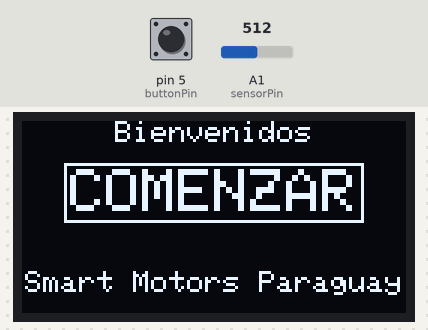
Recording of a sketch running on a simulated Arduino Uno, built with avr-gcc and run on an emulated ATmega328P. Shown: 128×64 one-colour display. The inputs (shaded band) are chosen by the test bench; at power-on: A1 (sensorPin) = 512, pin 5 (buttonPin) HIGH. The display library's start-up logo is not drawn.

Above: at 2.1 s.
At 5.2 s:
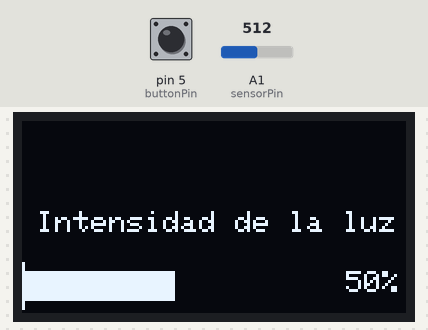
5.3 s: A1 (sensorPin) set to 716
At 5.9 s:
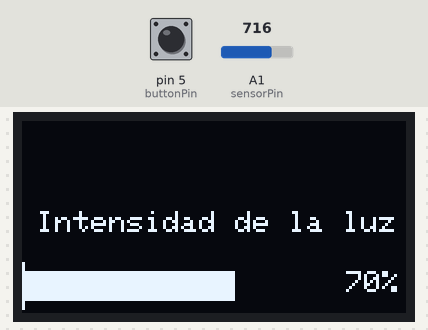
6.9 s: A1 (sensorPin) set to 900
At 8.0 s:
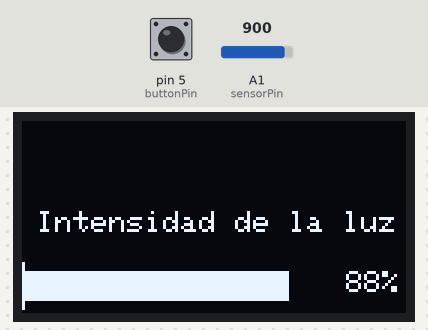
8.4 s: A1 (sensorPin) set to 1010
At 9.0 s:
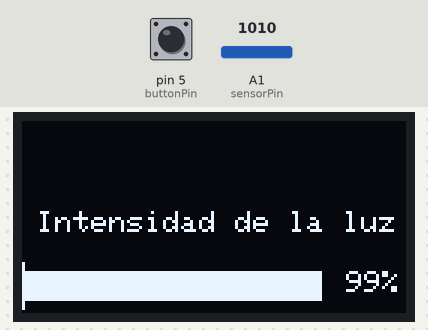
Timing chart, 0 to 11.4 s (numbered marks = the images above; inputs shaded):
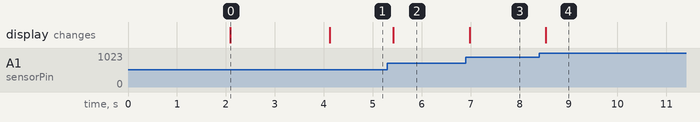

The sketch:

_lightsensorreading.ino
```cpp
#include <Adafruit_SSD1306.h>
#include <Wire.h>
#include <Adafruit_GFX.h>

#define SCREEN_WIDTH 128 // OLED display width, in pixels
#define SCREEN_HEIGHT 64 // OLED display height, in pixels
#define OLED_RESET -1    // Reset pin # (or -1 if sharing Arduino reset pin)
Adafruit_SSD1306 display(SCREEN_WIDTH, SCREEN_HEIGHT, &Wire, OLED_RESET);

const int buttonPin = 5;
bool startProgressBar = false;
int sensorPin = A1;
int sensorValue = 0;

void setup() {
  pinMode(buttonPin, INPUT_PULLUP);

  Serial.begin(9600);
  display.begin(SSD1306_SWITCHCAPVCC, 0x3C);
  display.display();
  delay(2000);

  display.clearDisplay();
  display.setTextColor(WHITE);
  display.setTextSize(1);
  int16_t x1, y1;
  uint16_t w, h;
  display.getTextBounds("Bienvenidos", 0, 0, &x1, &y1, &w, &h);
  display.setCursor((SCREEN_WIDTH - w) / 2, 0);
  display.println("Bienvenidos");

  display.setTextSize(2);
  display.getTextBounds("COMENZAR", 0, 0, &x1, &y1, &w, &h);
  display.setCursor((SCREEN_WIDTH - w) / 2, 16);
  display.println("COMENZAR");
  display.drawRect((SCREEN_WIDTH - w) / 2 - 2, 16 + y1 - 2, w + 4, h + 4, SSD1306_WHITE);

  display.setTextSize(1);
  display.getTextBounds("Smart Motors Paraguay", 0, 0, &x1, &y1, &w, &h);
  display.setCursor((SCREEN_WIDTH - w) / 2, 50);
  display.println("Smart Motors Paraguay");
  display.display();
  delay(2000);
  display.clearDisplay();
}

int align2(int q) {  // Space in 100s and 10s
  if (q < 100) {
    display.print(" ");
  }
  if (q < 10) {
    display.print(" ");
  }
}

int align3(int q) {  // Space in 1000s
  if (q < 1000) {
    display.print(" ");
  }
  align2(q);
}

void progressbar() {
  sensorValue = analogRead(sensorPin);
  int perCent = float(sensorValue * 100.0 / 1018);

  display.clearDisplay();
  display.drawLine(0, 47, 0, 62, SSD1306_WHITE);
  display.fillRect(1, 50, perCent, 10, SSD1306_WHITE);
  display.setTextSize(1);               // Normal 1:1 pixel scale
  display.setTextColor(SSD1306_WHITE);  // Draw white text
  display.setCursor(102, 50);
  align2(perCent);
  display.print(perCent);
  display.println("%");
  display.fillRect(1, 11, 68, 33, SSD1306_BLACK); // Clear box
  display.setCursor(5, 30);
  display.setTextSize(1);
  display.println("Intensidad de la luz");
  display.setTextSize(1);
  display.display();
  delay(100);
}

void loop() {
  if (digitalRead(buttonPin) == HIGH) { // Assuming button is active LOW
    startProgressBar = true;
  }

  if (startProgressBar) {
    progressbar();
  }
}
```

Measured:
- after the input at 5.3 s, the display: changes after 0.12 s (image 2)
- after the input at 6.9 s, the display: changes after 0.08 s (image 3)
- after the input at 8.4 s, the display: changes after 0.14 s (image 4)
- what the display in image 0 shows lasts 2.0 s, from 2.1 s to 4.1 s
